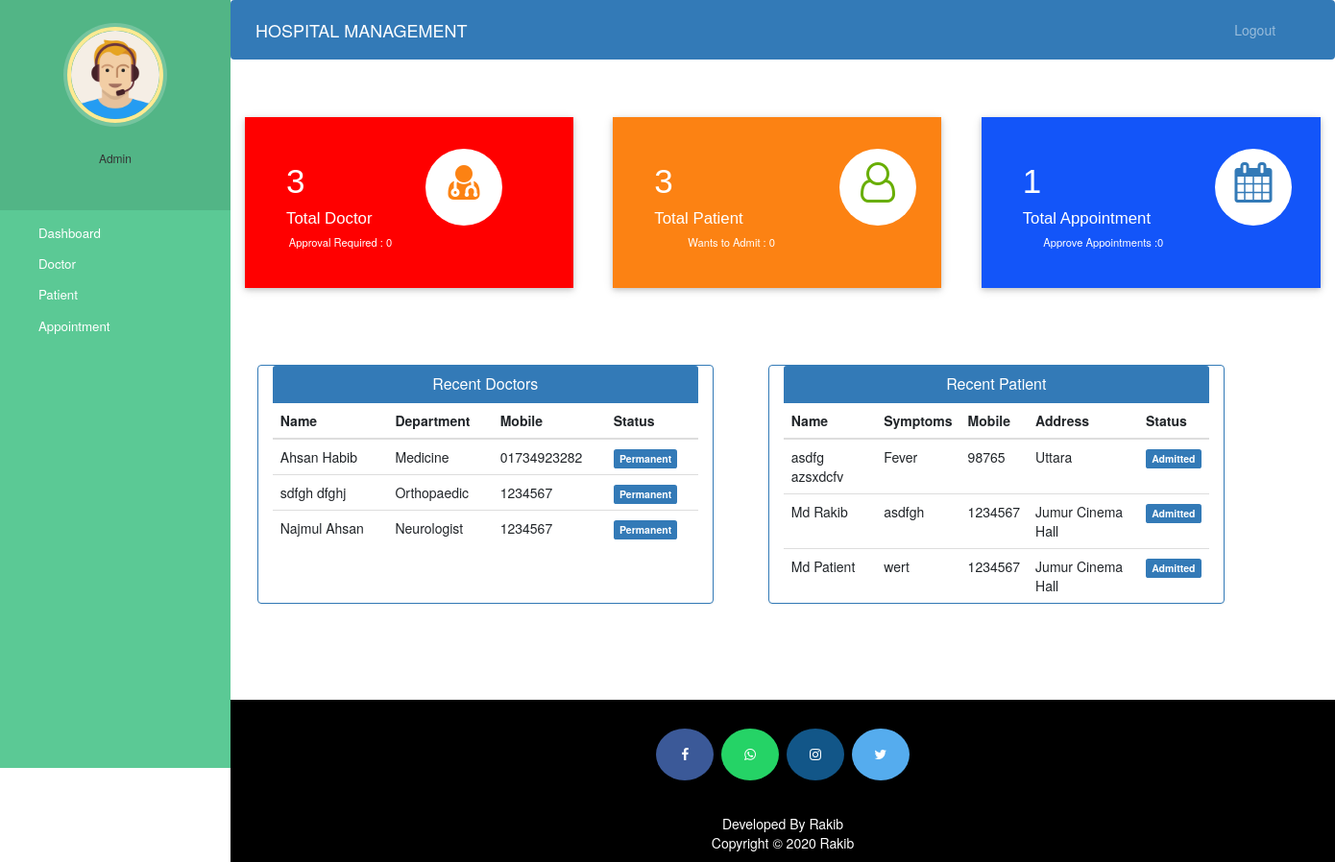
Page /admin-dashboard/ (signed in) on the committed database.
### hospitalmaster/models.py (models this page shows, shortened)
class Doctor(models.Model):
    user        = models.OneToOneField(User, on_delete=models.CASCADE)
    profile_pic = models.ImageField('images/', null=True, blank=True)
    address     = models.CharField(max_length=100, null=True)
    mobile      = models.CharField(max_length=15, null=True)
    department  = models.CharField(max_length=50, choices=departments, default='Emergency')
    status      = models.BooleanField(default=False)
    @property
    def get_name(self):
        return self.user.first_name+ " " +self.user.last_name

class Patient(models.Model):
    user = models.OneToOneField(User, on_delete=models.CASCADE)
    profile_pic= models.ImageField(upload_to='images/', null=True, blank=True)
    address= models.CharField(max_length=100)
    mobile = models.CharField(max_length=15, null=False)
    symptoms = models.CharField(max_length=100,null=False)
    assignedDoctorId = models.PositiveIntegerField(null=True)
    admitDate=models.DateField(auto_now=True)
    status=models.BooleanField(default=False)
    @property
    def get_name(self):
        return self.user.first_name+ ' '+ self.user.last_name

### hospitalmaster/views.py (the view)
# urls.py: path('admin-dashboard/', views.admin_dashboard_view, name= 'admin_dashboard'),
@login_required(login_url='adminlogin')
@user_passes_test(is_admin)
def admin_dashboard_view(request):
    doctors = models.Doctor.objects.all().order_by('-id')
    patients = models.Patient.objects.all().order_by('-id')
    doctorcount = models.Doctor.objects.all().filter(status=True).count()
    pendingdoctorcount = models.Doctor.objects.all().filter(status=False).count()
    patientcount = models.Patient.objects.all().filter(status=True).count()
    pendingpatientcount = models.Patient.objects.all().filter(status=False).count()
    appointmentcount = models.Appointment.objects.all().filter(status=True).count()
    pendingappointmentcount = models.Appointment.objects.all().filter(status=False).count()
    mydict = {
        'doctors': doctors,
        'patients': patients,
        'doctorcount': doctorcount,
        'pendingdoctorcount': pendingdoctorcount,
        'patientcount': patientcount,
        'pendingpatientcount': pendingpatientcount,
        'appointmentcount': appointmentcount,
        'pendingappointmentcount': pendingappointmentcount,
    }
    return render(request, 'admin_dashboard.html', context=mydict)

### hospitalmaster/views.py (called while the page is built)
def is_admin(user):
    return user.groups.filter(name='ADMIN PANEL').exists()

### hospitalmaster/templates/admin_dashboard.html
{% extends 'admin_base.html' %}
{% load static %}
{% block content %}
{%include 'admin_dashboard_card.html'%}
<br><br><br><br>
<div class="container">
  <div class="row">
    <div class="panel panel-primary col-md-5" style="margin-left:2%;">
      <div class="panel-heading" style="text-align:center;">
        <h6 class="panel-title">Recent Doctors</h6>
      </div>
      <table class="table table-hover" id="dev-table">
        <thead>
          <tr>
            <th>Name</th>
            <th>Department</th>
            <th>Mobile</th>
            <th>Status</th>
          </tr>
        </thead>
        {% for d in doctors %}
        <tr>
          <td> {{d.get_name}}</td>
          <td>{{d.department}}</td>
          <td>{{d.mobile}}</td>
          {%if d.status%}
          <td> <span class="label label-primary">Permanent</span></td>
          {% else %}
          <td> <span class="label label-danger">On Hold</span></td>
          {% endif %}
        </tr>
        {% endfor %}
      </table>
    </div>
    <div class="panel panel-primary col-md-5" style="margin-left:5%;">
      <div class="panel-heading" style="text-align:center;">
        <h6 class="panel-title">Recent Patient</h6>
      </div>
      <table class="table table-hover" id="dev-table">
        <thead>
          <tr>
            <th>Name</th>
            <th>Symptoms</th>
            <th>Mobile</th>
            <th>Address</th>
            <th>Status</th>
          </tr>
        </thead>
        {% for p in patients %}
        <tr>
          <td> {{p.get_name}}</td>
          <td>{{p.symptoms}}</td>
          <td>{{p.mobile}}</td>
          <td>{{p.address}}</td>
          {%if p.status%}
          <td> <span class="label label-primary">Admitted</span></td>
          {% else %}
          <td> <span class="label label-success">On Hold</span></td>
          {% endif %}
        </tr>
        {% endfor %}
      </table>
    </div>
  </div>
</div>
{% endblock content %}

### hospitalmaster/templates/admin_base.html (shortened to what this page needs)
<!DOCTYPE html>
{% load static %}
<html lang="en">
<head>
  <link rel="stylesheet" href="https://stackpath.bootstrapcdn.com/bootstrap/4.3.1/css/bootstrap.min.css">
  <link rel="stylesheet" href="https://maxcdn.bootstrapcdn.com/font-awesome/4.7.0/css/font-awesome.min.css">
  <link rel="stylesheet" href="{% static '/css/style.css' %}">
</head>
<body>
  <nav class="menu" tabindex="0">
    <header class="avatar">
      <img src="{% static "images/adminpropic.png" %}" />
      <br><br>
      <h6>Admin</h6>
    </header>
    <ul>
      <li tabindex="0" class="icon-dashboard"> <a style="color:white; text-decoration:none;" href="/admin-dashboard"><span>Dashboard</span></a> </li>
      <li tabindex="0" class="icon-customers"> <a style="color:white; text-decoration:none;" href="/admin-doctor"><span>Doctor</span></a></li>
      <li tabindex="0" class="icon-users"> <a style="color:white; text-decoration:none;" href="/admin-patient"><span>Patient</span></a></li>
      <li tabindex="0" class="icon-calendar"> <a style="color:white; text-decoration:none;" href="/admin-appointment"><span>Appointment</span></a></li>
    </ul>
  </nav>
  <main>
    <div class="bs-example">
      <nav class="navbar navbar-expand-md  navbar-dark fixed-top" style="background:#337AB7;">
        <a href="/admin-dashboard" class="navbar-brand">HOSPITAL MANAGEMENT</a>
        <div class="collapse navbar-collapse justify-content-between" id="navbarCollapse">
          <div class="navbar-nav" style=" margin-left: 90%;">
            <a href="/logout" class="nav-item nav-link">Logout</a>
          </div>
        </div>
      </nav>
    </div>
    <br><br>
    {% block content %}
    {% endblock content %}
    <br><br><br><br>
    <footer>
      <p>
        <a id="ftr" href="https://facebook.com/sumit.luv/" class="fa fa-facebook"></a>
        <a id="ftr" href="https://api.whatsapp.com/send?phone=919572181024&text=Hello%20Sumit.%0d%0aHow%20are%20you%20%3f%0d%0aI%20came%20from%20your%20website.&source=&data=#" class="fa fa-whatsapp"></a>
        <a id="ftr" href="https://instagram.com/sumit.luv" class="fa fa-instagram"></a>
        <a id="ftr" href="https://twitter.com/sumitkumar1503" class="fa fa-twitter"></a>
      </p>
      <br>
      <div class="container">
        <div class="row">
          <div class="col-md-12 col-sm-12">
            <div style="color:#ffffff;" class="wow fadeInUp footer-copyright">
              <p>Developed By Rakib <br>
                Copyright &copy; 2020 Rakib </p>
            </div>
          </div>
        </div>
      </div>
    </footer>
  </main>
</body>
</html>

### hospitalmaster/templates/admin_dashboard_card.html (shortened to what this page needs)
<!DOCTYPE html>
<html lang="en" dir="ltr">
<head>
  <link rel="stylesheet" href="https://maxcdn.bootstrapcdn.com/bootstrap/3.4.1/css/bootstrap.min.css">
  <link rel="stylesheet" href="https://cdnjs.cloudflare.com/ajax/libs/font-awesome/4.7.0/css/font-awesome.min.css">
</head>
<body>
  <div class="market-updates">
    <div class="col-md-4 market-update-gd">
      <div class="market-update-block clr-block-1">
        <div class="col-md-6 market-update-left">
          <h3>{{doctorcount}}</h3>
          <h4>Total Doctor</h4>
          <p>Approval Required : {{pendingdoctorcount}}</p>
        </div>
        <div class="col-md-4 market-update-right">
          <i class="fa fa-user-md"></i>
        </div>
        <div class="clearfix"> </div>
      </div>
    </div>
    <div class="col-md-4 market-update-gd">
      <div class="market-update-block clr-block-2">
        <div class="col-md-8 market-update-left">
          <h3>{{patientcount}}</h3>
          <h4>Total Patient</h4>
          <p>Wants to Admit : {{pendingpatientcount}}</p>
        </div>
        <div class="col-md-4 market-update-right">
          <i class="fa fa-user-o"></i>
        </div>
        <div class="clearfix"> </div>
      </div>
    </div>
    <div class="col-md-4 market-update-gd">
      <div class="market-update-block clr-block-3">
        <div class="col-md-8 market-update-left">
          <h3>{{appointmentcount}}</h3>
          <h4>Total Appointment</h4>
          <p>Approve Appointments :{{pendingappointmentcount}} </p>
        </div>
        <div class="col-md-4 market-update-right">
          <i class="fa fa-calendar"> </i>
        </div>
        <div class="clearfix"> </div>
      </div>
    </div>
  </div>
</body>
</html>

### hospitalmaster/static/css/style.css (style rules this page uses)
body { padding-left: 240px; }
main { position: relative; height: 100vh; }
.menu { background: #5bc995; height: 100vh; width: 240px; position: fixed; top: 0px; left: 0; z-index: 5; outline: none; }
.menu .avatar { background: rgba(0, 0, 0, 0.1); padding: 2em 0.5em; text-align: center; }
.menu .avatar img { width: 100px; border-radius: 50%; overflow: hidden; border: 4px solid #ffea92; box-shadow: 0 0 0 4px rgba(255, 255, 255, 0.2); }
.menu ul { list-style: none; padding: 0.5em 0; margin: 0; }
.menu ul li { padding: 0.5em 1em 0.5em 3em; font-size: 0.95em; font-weight: regular; background-repeat: no-repeat; background-position: left 15px center; background-size: auto 20px; transition: all 0.15s linear; cursor: pointer; }
.menu ul li.icon-dashboard { background-image: url("http://www.entypo.com/images//gauge.svg"); }
.menu ul li.icon-customers { background-image: url("http://www.entypo.com/images//briefcase.svg"); }
.menu ul li.icon-users { background-image: url("http://www.entypo.com/images//users.svg"); }
.menu ul li.icon-calendar { background-image: url("http://www.entypo.com/images//calendar.svg"); }

### hospitalmaster/templates/admin_base.html (style rules this page uses)
a:link { text-decoration: none; }
a { color: white; }
footer { padding: 0px 0px 0px 0px; background-color: black; margin: 0px; }
#ftr { padding: 20px; }
.fa { font-size: 23px; width: 60px; text-align: center; text-decoration: none; margin: 5px 2px; border-radius: 50%; }
.fa-facebook { background: #3B5998; color: white; margin-top: 30px; }
.fa-whatsapp { background: #25d366; color: white; }
.fa-twitter { background: #55ACEE; color: white; }
.fa-instagram { background: #125688; color: white; }
p { text-align: center; }

### hospitalmaster/templates/admin_dashboard_card.html (style rules this page uses)
.market-update-block { padding: 2em 2em; background: #999; }
.market-update-block h3 { color: #fff; font-size: 2.5em; font-family: 'Carrois Gothic', sans-serif; }
.market-update-block h4 { font-size: 1.2em; color: #fff; margin: 0.3em 0em; font-family: 'Carrois Gothic', sans-serif; }
.market-update-block p { color: #fff; font-size: 0.8em; line-height: 1.8em; }
.market-update-block.clr-block-1 { background: #ff0000; margin-right: 0.8em; box-shadow: 0 2px 5px 0 rgba(0, 0, 0, 0.16), 0 2px 10px 0 rgba(0, 0, 0, 0.12); transition: 0.5s all; -webkit-transition: 0.5s all; -moz-transition: 0.5s all; -o-transition: 0.5s all; }
.market-update-block.clr-block-2 { background: #FC8213; margin-right: 0.8em; box-shadow: 0 2px 5px 0 rgba(0, 0, 0, 0.16), 0 2px 10px 0 rgba(0, 0, 0, 0.12); transition: 0.5s all; -webkit-transition: 0.5s all; -moz-transition: 0.5s all; -o-transition: 0.5s all; }
.market-update-block.clr-block-3 { background: #1355f9; box-shadow: 0 2px 5px 0 rgba(0, 0, 0, 0.16), 0 2px 10px 0 rgba(0, 0, 0, 0.12); transition: 0.5s all; -webkit-transition: 0.5s all; -moz-transition: 0.5s all; -o-transition: 0.5s all; }
.market-update-right i.fa.fa-user-o { font-size: 3em; color: #68AE00; width: 80px; height: 80px; background: #fff; text-align: center; border-radius: 49px; -webkit-border-radius: 49px; -moz-border-radius: 49px; -o-border-radius: 49px; line-height: 1.7em; }
.market-update-right i.fa.fa-user-md { font-size: 3em; color: #FC8213; width: 80px; height: 80px; background: #fff; text-align: center; border-radius: 49px; -webkit-border-radius: 49px; -moz-border-radius: 49px; -o-border-radius: 49px; line-height: 1.7em; }
.market-update-right i.fa.fa-calendar { font-size: 3em; color: #337AB7; width: 80px; height: 80px; background: #fff; text-align: center; border-radius: 49px; -webkit-border-radius: 49px; -moz-border-radius: 49px; -o-border-radius: 49px; line-height: 1.7em; }
.market-update-left { padding: 0px; }

### rows in the picture
Doctor: get_name "Ahsan Habib", department "Medicine", mobile "01734923282", status "Permanent"
Doctor: get_name "sdfgh dfghj", department "Orthopaedic", mobile "1234567", status "Permanent"
Doctor: get_name "Najmul Ahsan", department "Neurologist", mobile "1234567", status "Permanent"
Patient: get_name "asdfg azsxdcfv", symptoms "Fever", mobile "98765", address "Uttara", status "Admitted"
Patient: get_name "Md Rakib", symptoms "asdfgh", mobile "1234567", address "Jumur Cinema Hall", status "Admitted"
Patient: get_name "Md Patient", symptoms "wert", mobile "1234567", address "Jumur Cinema Hall", status "Admitted"

### other values in the picture
{{ doctorcount }} "3"
{{ pendingdoctorcount }} "0"
{{ patientcount }} "3"
{{ pendingpatientcount }} "0"
{{ appointmentcount }} "1"
{{ pendingappointmentcount }} "0"
